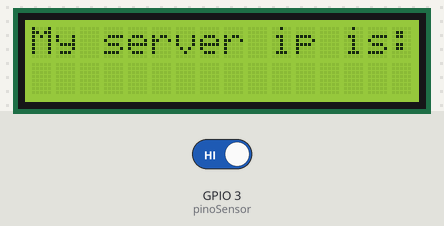
This sketch was run on a simulated ESP8266 (NodeMCU). Shown: 16×2 character LCD. Inputs (shaded band) come from the test bench; at power-on: GPIO 3 (pinoSensor) HIGH. WiFi joins after 1.5 s; servers stay silent unless stated; uploads are accepted with an empty reply; what the sketch prints to the serial monitor is not drawn.

Above: at 2.7 s.
At 11.8 s:
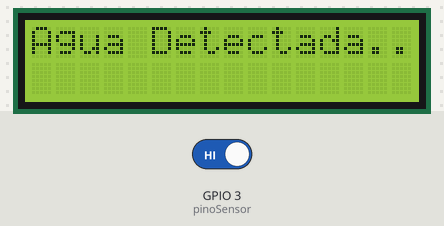
11.9 s: GPIO 3 (pinoSensor) driven LOW
At 13.9 s:
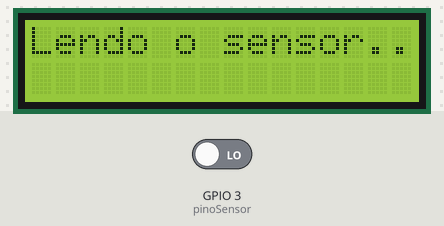
14.7 s: GPIO 3 (pinoSensor) driven HIGH
At 16.2 s:
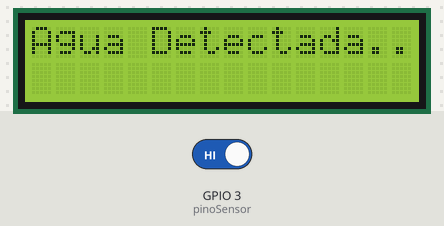
Timing chart, 0 to 17.7 s (numbered marks = the images above; inputs shaded):
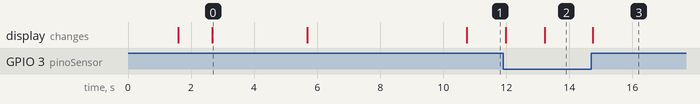

Measured:
- after the input at 11.9 s, the display: first changes after 0.08 s (image 2 shows a later state)
- after the input at 14.7 s, the display: changes after 0.05 s (image 3)
- what the display in image 0 shows lasts 3.0 s, from 2.7 s to 5.7 s

The sketch:

arduino_post-restdb.ioith_xkc-y25_and__lcd.ino
```cpp
//ESP IMPORTS
#include <ESP8266HTTPClient.h>
#include <ESP8266WiFi.h>
#include <WiFiClient.h>
#include <Wire.h>
#include <LCD.h>
#include <LiquidCrystal_I2C.h>

#define I2C_ADDR 0x3F
#define BACKLIGHT_PIN 3
#define En 2
#define Rw 1
#define Rs 0
#define D4 4
#define D5 5
#define D6 6
#define D7 7

LiquidCrystal_I2C lcd(I2C_ADDR,En,Rw,Rs,D4,D5,D6,D7);

const int pinoSensor = 3; //PINO DIGITAL UTILIZADO PELO SENSOR - AQUI GPIO3 = TX DO ESP8266-01

// Replace with your network credentials
const char* ssid = "MYSSID";
const char* password = "MYSSIDPASSWD";

void setup(){

  Wire.begin(2, 0); //SDA-2 , SCL-0
  lcd.begin (16,2);
  lcd.setBacklightPin(BACKLIGHT_PIN,POSITIVE);
  lcd.setBacklight(HIGH);

  lcd.setCursor(0,0);
  lcd.print("LIGANDO LCD");
  delay(1000);

  Serial.begin(115200);
  //pinMode(pinoSensor, INPUT); //DEFINE O PINO COMO ENTRADA
  pinMode(pinoSensor, INPUT_PULLUP);
  WiFi.begin(ssid, password);   //WiFi connection

  while (WiFi.status() != WL_CONNECTED) {  //Wait for the WiFI connection completion

    delay(500);
    Serial.println("Waiting for connection");

        lcd.setCursor(0,0);
        lcd.print("Wait SSID...");
        lcd.setCursor(0,1);
        String stringOne = "SSID: ";
        String finaltext = stringOne + ssid;
        lcd.print(finaltext);

  }

    Serial.println("");
    Serial.print("Connected to ");

        lcd.setCursor(0,0);
        lcd.print("My server ip is:");
        lcd.setCursor(0,1);
        lcd.print("                ");
        delay(3000);

    Serial.println(ssid);
    Serial.print("IP address: ");
    Serial.println(WiFi.localIP());

        lcd.setCursor(0,1);
        lcd.print(WiFi.localIP());
        delay(5000);

}

void cofee_ready(){

      Serial.println("END:AGUA BAIXOU DE NIVEL");

            lcd.setCursor(0,0);
            lcd.print("Nivel baixou!   ");
            lcd.setCursor(0,1);
            lcd.print("                ");

          HTTPClient http;    //Declare object of class HTTPClient
          http.begin("https://restdb.io/rest/MYDATABASE", "14 13 5e 9e ef 1f db bc ea 58 bc c6 b3 a8 e2 6d d6 28 1e 70");
          http.addHeader("Content-Type", "application/json");
          http.addHeader("x-apikey", "XXXXXXXXXXXXXXXXXXXXX");
          String postMessage = "{\"machine_code\": 1, \"status\": 1}";
          int httpCode = http.POST(postMessage);
          Serial.print(postMessage);
          Serial.print("http result:");
          Serial.println(httpCode);
          http.writeToStream(&Serial);
          String payload = http.getString();
          http.end();
          delay(1000);
}

void loop(){

    lcd.setCursor(0,0);
    lcd.print("Lendo o sensor..");
    lcd.setCursor(0,1);
    lcd.print("                ");

    if(digitalRead(pinoSensor) == HIGH){ //SE A LEITURA DO PINO FOR IGUAL A HIGH, INFORMA QUE O LIQUIDO FOI DETECTADO.

      Serial.println("START:AGUA DETECTADA - Notificando e aguardando o reservatorio baixar.");
        lcd.setCursor(0,0);
        lcd.print("Agua Detectada..");
        lcd.setCursor(0,1);
        lcd.print("                ");

          HTTPClient http;    //Declare object of class HTTPClient
          http.begin("https://restdb.io/rest/MYDATABASE", "14 13 5e 9e ef 1f db bc ea 58 bc c6 b3 a8 e2 6d d6 28 1e 70");
          http.addHeader("Content-Type", "application/json");
          http.addHeader("x-apikey", "XXXXXXXXXXXXXXXXXX");
          String postMessage = "{\"machine_code\": 1, \"status\": 0}";
          int httpCode = http.POST(postMessage);
          Serial.print(postMessage);
          Serial.print("http result:");
          Serial.println(httpCode);
          http.writeToStream(&Serial);
          String payload = http.getString();
          http.end();
          delay(1000);

            while(digitalRead(pinoSensor) == HIGH){
                  Serial.println("INFO:AGUARDANDO O RESERVATORIO BAIXAR");
                  delay(1000);
            }
            cofee_ready(); //INVOCO A FUNCAO QUE INFORMA A DATABASE REST QUE O NIVEL DA AGUA BAIXOU
    }
}
```
